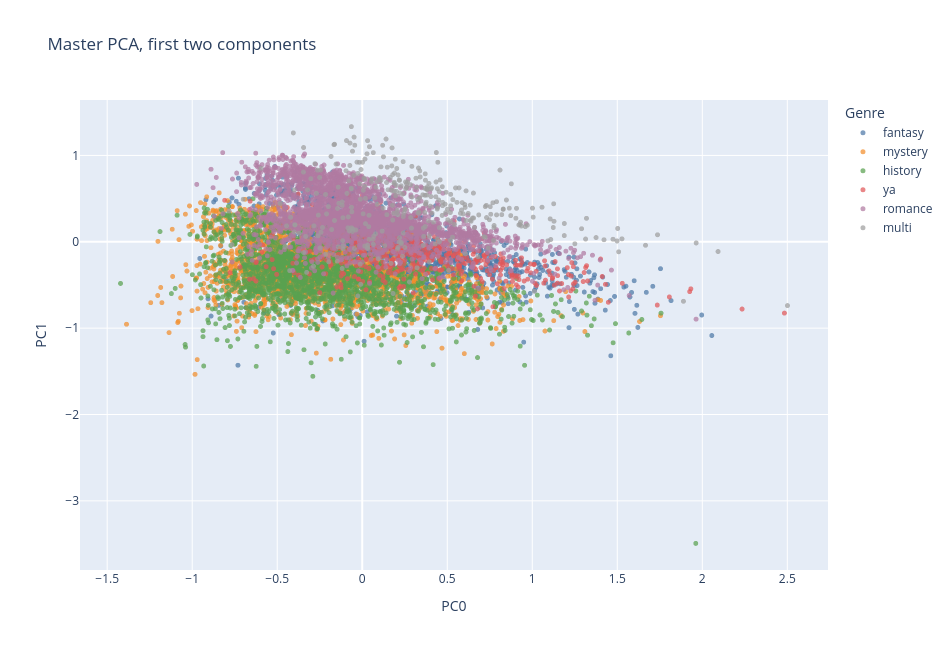

Source (notebook cell):
### Markdown cell above
## PCA 2D scatter

### Code cell
pca_points = sample[["book_id", "title", "primary_genre"]].merge(
    feature_matrix[["book_id", "pc_0", "pc_1"]],
    on="book_id",
    how="left",
    validate="one_to_one",
)
assert pca_points[["pc_0", "pc_1"]].notna().all().all()

fig = px.scatter(
    pca_points,
    x="pc_0",
    y="pc_1",
    color="primary_genre",
    category_orders={"primary_genre": GENRE_ORDER},
    color_discrete_map=GENRE_PALETTE,
    hover_data={"title": True, "book_id": True, "primary_genre": True, "pc_0": ":.3f", "pc_1": ":.3f"},
    labels={"primary_genre": "Genre", "pc_0": "PC0", "pc_1": "PC1"},
    title="Master PCA, first two components",
    render_mode="webgl",
    width=950,
    height=650,
)
fig.update_traces(marker={"size": 5, "opacity": 0.72})
fig.show()

### Figure 1 — Plotly figure (JSON) as saved in the notebook; plotly's stock layout.template omitted (floating-point values rounded to 4 significant figures; data arrays with more than 128 entries replaced by an {"elided": "..."} marker saying what was removed)
{"data": [{"customdata": {"elided": "1991x3 str values"}, "hovertemplate": "Genre=%{customdata[2]}<br>PC0=%{x:.3f}<br>PC1=%{y:.3f}<br>title=%{customdata[0]}<br>book_id=%{customdata[1]}<extra></extra>", "legendgroup": "fantasy", "marker": {"color": "#4e79a7", "opacity": 0.72, "size": 5, "symbol": "circle"}, "mode": "markers", "name": "fantasy", "showlegend": true, "type": "scattergl", "x": {"elided": "1991 float values"}, "xaxis": "x", "y": {"elided": "1991 float values"}, "yaxis": "y"}, {"customdata": {"elided": "2243x3 str values"}, "hovertemplate": "Genre=%{customdata[2]}<br>PC0=%{x:.3f}<br>PC1=%{y:.3f}<br>title=%{customdata[0]}<br>book_id=%{customdata[1]}<extra></extra>", "legendgroup": "mystery", "marker": {"color": "#f28e2b", "opacity": 0.72, "size": 5, "symbol": "circle"}, "mode": "markers", "name": "mystery", "showlegend": true, "type": "scattergl", "x": {"elided": "2243 float values"}, "xaxis": "x", "y": {"elided": "2243 float values"}, "yaxis": "y"}, {"customdata": {"elided": "2009x3 str values"}, "hovertemplate": "Genre=%{customdata[2]}<br>PC0=%{x:.3f}<br>PC1=%{y:.3f}<br>title=%{customdata[0]}<br>book_id=%{customdata[1]}<extra></extra>", "legendgroup": "history", "marker": {"color": "#59a14f", "opacity": 0.72, "size": 5, "symbol": "circle"}, "mode": "markers", "name": "history", "showlegend": true, "type": "scattergl", "x": {"elided": "2009 float values"}, "xaxis": "x", "y": {"elided": "2009 float values"}, "yaxis": "y"}, {"customdata": {"elided": "558x3 str values"}, "hovertemplate": "Genre=%{customdata[2]}<br>PC0=%{x:.3f}<br>PC1=%{y:.3f}<br>title=%{customdata[0]}<br>book_id=%{customdata[1]}<extra></extra>", "legendgroup": "ya", "marker": {"color": "#e15759", "opacity": 0.72, "size": 5, "symbol": "circle"}, "mode": "markers", "name": "ya", "showlegend": true, "type": "scattergl", "x": {"elided": "558 float values"}, "xaxis": "x", "y": {"elided": "558 float values"}, "yaxis": "y"}, {"customdata": {"elided": "2860x3 str values"}, "hovertemplate": "Genre=%{customdata[2]}<br>PC0=%{x:.3f}<br>PC1=%{y:.3f}<br>title=%{customdata[0]}<br>book_id=%{customdata[1]}<extra></extra>", "legendgroup": "romance", "marker": {"color": "#b07aa1", "opacity": 0.72, "size": 5, "symbol": "circle"}, "mode": "markers", "name": "romance", "showlegend": true, "type": "scattergl", "x": {"elided": "2860 float values"}, "xaxis": "x", "y": {"elided": "2860 float values"}, "yaxis": "y"}, {"customdata": {"elided": "339x3 str values"}, "hovertemplate": "Genre=%{customdata[2]}<br>PC0=%{x:.3f}<br>PC1=%{y:.3f}<br>title=%{customdata[0]}<br>book_id=%{customdata[1]}<extra></extra>", "legendgroup": "multi", "marker": {"color": "#9e9e9e", "opacity": 0.72, "size": 5, "symbol": "circle"}, "mode": "markers", "name": "multi", "showlegend": true, "type": "scattergl", "x": {"elided": "339 float values"}, "xaxis": "x", "y": {"elided": "339 float values"}, "yaxis": "y"}], "layout": {"height": 650, "legend": {"title": {"text": "Genre"}, "tracegroupgap": 0}, "title": {"text": "Master PCA, first two components"}, "width": 950, "xaxis": {"anchor": "y", "domain": [0, 1], "title": {"text": "PC0"}}, "yaxis": {"anchor": "x", "domain": [0, 1], "title": {"text": "PC1"}}}}
